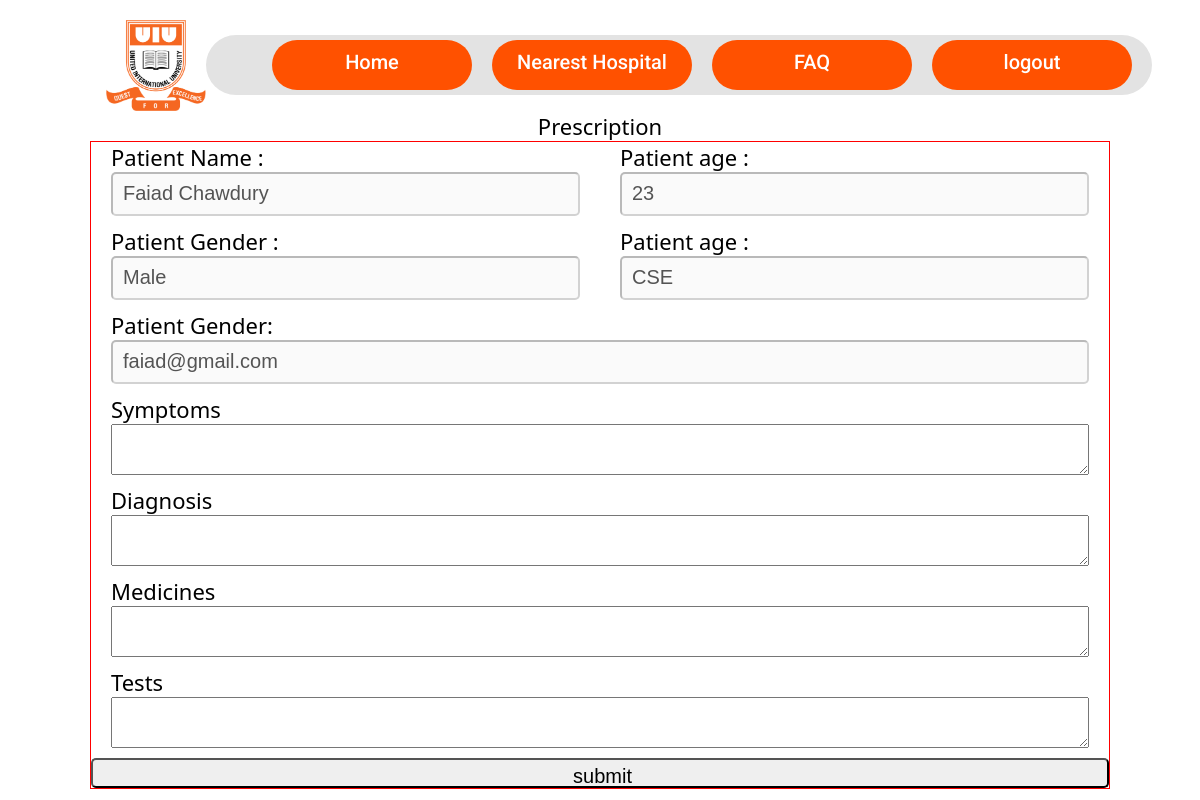
/doctor/addprescription/011192066/ (signed in), run on the app's committed database.
### Users/models.py (models this page shows, shortened)
class Person(models.Model):
    class UserType(models.TextChoices):
        PATIENT = 'Patient', 'Patient'
        DOCTOR = 'Doctor', 'Doctor'
    class Dpartments(models.TextChoices):
        CSE = 'CSE', 'Computer Science & Engineering'
        EEE = 'EEE', 'Electrial & Electronics Engineering'
        CE = 'CE', 'Civil  Engineering'
        DS = 'DS', 'Data Science and Analytics'
        AD = 'AD', 'Admin'
    class Gender(models.TextChoices):
        MALE = 'Male', 'Male'
        FEMALE = 'Female', 'Female'
    username = models.CharField(max_length=100, unique=True, primary_key=True)
    password = models.CharField(max_length=50)
    first_name = models.CharField(max_length=30)
    last_name = models.CharField(max_length=30)
    email = models.EmailField(unique=True,null=True)
    userprofileimage = models.ImageField(upload_to="profile")
    dob = models.DateField(null=True, blank=True)
    department = models.CharField(max_length=4, choices=Dpartments.choices)
    usertype  = models.CharField(max_length=7, choices=UserType.choices)
    gender = models.CharField(max_length=7, choices=Gender.choices)

### doctor/views.py (the view)
# urls.py: path('addprescription/<username>/', addprescription, name='addprescription'),
def addprescription(request, username):
    if not request.session.get('username'):
        return redirect('index')
    patient = Person.objects.filter(username=username);
    patient = patient.first()
    birthdate_str = patient.dob.strftime('%Y-%m-%d') # Example birthdate in the format YYYY-MM-DD
    birthdate = datetime.datetime.strptime(birthdate_str, '%Y-%m-%d').date()
    today = datetime.date.today()
    age = relativedelta(today, birthdate).years
    doctor = Person.objects.get(username=request.session.get('username'))
    return render(request, 'add_prescription.html', context={"patient": patient, 'age':age, "doctor": doctor})

### doctor/templates/add_prescription.html (shortened to what this page needs)
{% extends "base.html" %}
{% block css %}
    {% load static %}
    {% load django_template_maths %}
    <link rel="stylesheet" href="{% static "prescription.css" %}">
{% endblock %}
{% block content %}
<form action="{% url "save" %}" method="POST">
    <div class="form">
        <div class="prescription-header">
            Prescription
        </div>
        <div class="prescription-body">
            <div class="patientinfo">
                <div class="div1">
                    <label >Patient Name :</label>
                    <input type="text" value="{{patient.first_name}} {{patient.last_name}}" disabled>
                </div>
                <div class="div1">
                    <label >Patient age :</label>
                    <input type="number" value="{{age}}" disabled>
                </div>
            </div>
            <div class="patientinfo">
                <div class="div1">
                    <label >Patient Gender :</label>
                    <input type="text" value="{{patient.gender}}" disabled>
                </div>
                <div class="div1">
                    <label >Patient age :</label>
                    <input type="text" value="{{patient.department}}" disabled>
                </div>
            </div>
            <div class="email">
                <label>Patient Gender:</label>
                <input type="text" value="{{patient.email}}" disabled>
            </div>
            <div class="symptoms">
                <label>Symptoms</label>
                <textarea name="symptoms" id="" cols="30" rows="3"></textarea>
            </div>
            <div class="diagnosis">
                <label>Diagnosis</label>
                <textarea name="diagnosis" id="" cols="30" rows="3"></textarea>
            </div>
            <div class="diagnosis">
                <label>Medicines</label>
                <textarea name="medicine" id="" cols="30" rows="3" style="white-space: pre-wrap;"></textarea>
            </div>
            <div class="diagnosis">
                <label>Tests</label>
                <textarea name="test" id="" cols="30" rows="3"></textarea>
            </div>
            <input type="submit" value="submit">
        </div>
    </div>
</form>
{% endblock %}

### doctor/static/prescription.css (style rules this page uses)
.form { font-size: 22px; font-family: system-ui, -apple-system, BlinkMacSystemFont, 'Segoe UI', Roboto, Oxygen, Ubuntu, Cantarell, 'Open Sans', 'Helvetica Neue', sans-serif; display: flex; flex-direction: column; justify-content: center; align-items: center; }
.patientinfo { display: flex; flex-direction: row; justify-content: center; }
.prescription-body { display: flex; flex-direction: column; border: 1px red solid; }
.div1, .email, .symptoms, .diagnosis, .medicine, .test { display: flex; flex-direction: column; margin-right: 20px; margin-left: 20px; margin-bottom: 10px; }
input { height: 30px; font-size: 20px; border-radius: 5px; padding: 5px ; padding-left: 10px; }
.div1 input { width: 450px; }

### data on the page
Person: first_name "Faiad Chawdury", gender "Male", department "CSE", email "faiad@gmail.com"
